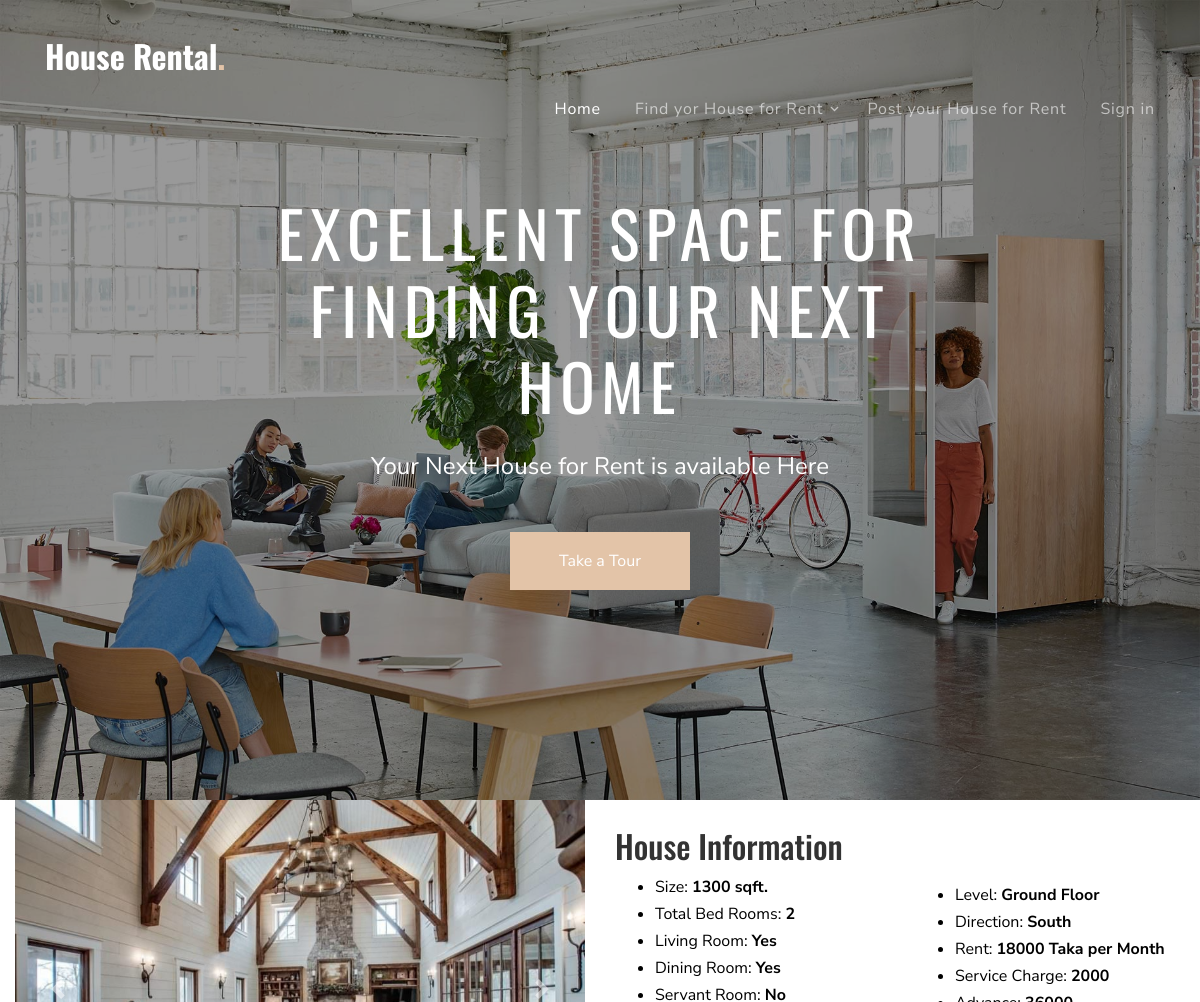
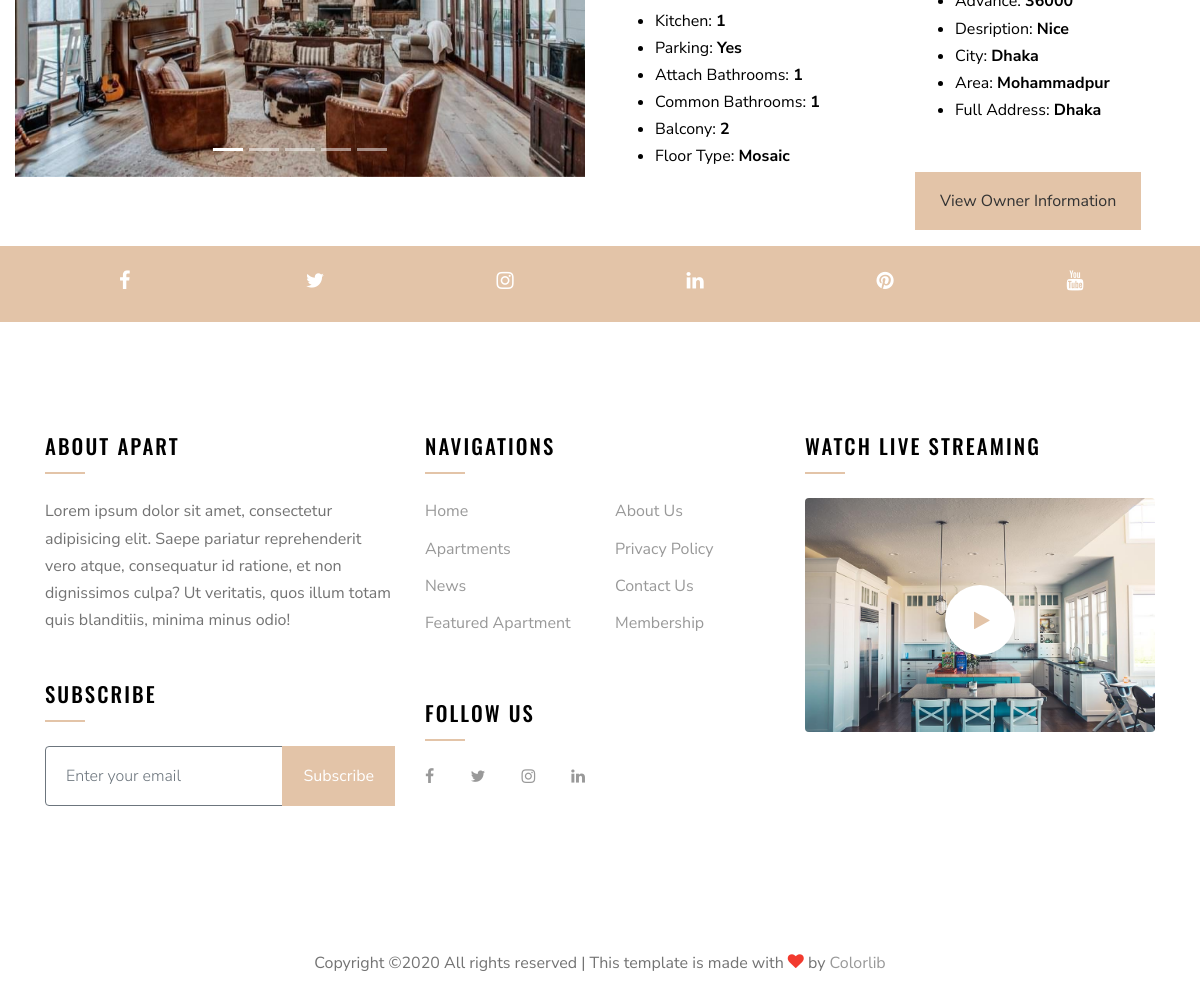
The page /house_detail.php?house_id=2 on the database its author committed (2 pictures, top to bottom).
### tables this page shows
CREATE TABLE `house_for_rent` (
  `house_id` int(255) NOT NULL,
  `owner_id` int(255) NOT NULL,
  `size` int(255) NOT NULL,
  `bedrooms` int(255) NOT NULL,
  `livingrooms` varchar(255) NOT NULL,
  `dining` varchar(255) NOT NULL,
  `servant_room` varchar(255) NOT NULL,
  `kitchen` int(255) NOT NULL,
  `parking` varchar(255) NOT NULL,
  `attach_bath` varchar(255) NOT NULL,
  `common_bath` int(255) NOT NULL,
  `balcony` int(255) NOT NULL,
  `floor_type` varchar(255) NOT NULL,
  `Level` varchar(255) NOT NULL,
  `direction` varchar(10) NOT NULL,
  `rent` int(255) NOT NULL,
  `service_charge` int(255) NOT NULL,
  `advance` int(255) NOT NULL,
  `description` varchar(10000) NOT NULL,
  `city` varchar(100) NOT NULL,
  `area` varchar(100) NOT NULL,
  `address` varchar(2555) NOT NULL,
  `renting_status` varchar(10) NOT NULL,
  `img1` varchar(255) NOT NULL,
  `img2` varchar(255) NOT NULL,
  `img3` varchar(255) NOT NULL,
  `img4` varchar(255) NOT NULL,
  `img5` varchar(255) NOT NULL
);

### house_detail.php (the view, shortened to what this page needs)
<?php
include './includes/header.php';
include './includes/db_connection.php';
if(isset($_GET['house_id'])){
    $house_id = (int)$_GET['house_id'];
    $sql = "SELECT * FROM house_for_rent INNER JOIN user ON house_for_rent.owner_id = user.user_id WHERE house_id = '$house_id' ";
    $query = mysqli_query($db, $sql);
    $result = mysqli_fetch_assoc($query);
     if($result){
        $bedrooms = $result['bedrooms'];
        $livingrooms = $result['livingrooms'];
        $dining = $result['dining'];
        $servant_room = $result['servant_room'];
        $kitchen = $result['kitchen'];
        $parking = $result['parking'];
        $attach_bath = $result['attach_bath'];
        $common_bath = $result['common_bath'];
        $balcony = $result['balcony'];
        $floor_type = $result['floor_type'];
        $level = $result['Level'];
        $direction = $result['direction'];
        $rent = $result['rent'];
        $service_charge = $result['service_charge'];
        $advance = $result['advance'];
        $description = $result['description'];
        $city = $result['city'];
        $area = $result['area'];
        $address = $result['address'];
        $size = $result['size'];
        $img1 = $result['img1'];
    }
}
?>
    <div class="site-blocks-cover overlay" style="background-image: url('images/hero_bg_2.jpg');" data-aos="fade" data-stellar-background-ratio="0.5" data-aos="fade">
      <div class="container">
        <div class="row align-items-center justify-content-center">
          <div class="col-md-8 text-center" data-aos="fade-up" data-aos-delay="400">
          <h1 class="mb-4">Excellent Space For Finding Your Next Home</h1>
            <p class="mb-5">Your Next House for Rent is available Here </p>
            <p><a href="houses.php" class="btn btn-primary px-5 py-3">Take a Tour</a></p>
          </div>
        </div>
      </div>
    </div>
    <div class="container-fluid">
        <div class= "row">
            <div class= "col col-sm-12 col-md-6 col-lg-6">
            <div id="carouselExampleIndicators" class="carousel slide" data-ride="carousel">
                        <ol class="carousel-indicators">
                            <li data-target="#carouselExampleIndicators" data-slide-to="0" class="active"></li>
                            <li data-target="#carouselExampleIndicators" data-slide-to="1"></li>
                            <li data-target="#carouselExampleIndicators" data-slide-to="2"></li>
                            <li data-target="#carouselExampleIndicators" data-slide-to="3"></li>
                            <li data-target="#carouselExampleIndicators" data-slide-to="4"></li>
                        </ol>
                        <div class="carousel-inner">
                            <div class="carousel-item active">
                            <img src="<?php echo "post_house_for_rent/".$img1;?>" class="d-block w-100" alt="...">
                            </div>
                        </div>
                        <a class="carousel-control-prev" href="#carouselExampleIndicators" role="button" data-slide="prev">
                            <span class="carousel-control-prev-icon" aria-hidden="true"></span>
                        </a>
                        <a class="carousel-control-next" href="#carouselExampleIndicators" role="button" data-slide="next">
                            <span class="carousel-control-next-icon" aria-hidden="true"></span>
                        </a>
                        </div>
            </div>
                <div class= "col col-sm-12 col-md-6 col-lg-6">
                    <div class="row">
                        <div class="col col-sm-3 col-md-6 col-lg-6">
                            <div class="text">
                            <h2>House Information</h2>
                            <ul class="property-list-details mb-5">
                            <li class="text-black">Size: <strong><?php echo $size. " sqft.";?></strong></li>
                            <li class="text-black">Total Bed Rooms: <strong><?php echo $bedrooms;?></strong></li>
                            <li class="text-black">Living Room: <strong><?php echo ucwords($livingrooms);?></strong></li>
                            <li class="text-black">Dining Room: <strong><?php echo ucwords($dining);?></strong></li>
                            <li class="text-black">Servant Room: <strong><?php echo ucwords($servant_room); ?></strong></li>
                            <li class="text-black">Kitchen: <strong><?php echo $kitchen;?></strong></li>
                            <li class="text-black">Parking: <strong><?php echo ucwords($parking);?></strong></li>
                            <li class="text-black">Attach Bathrooms: <strong><?php echo $attach_bath;?></strong></li>
                            <li class="text-black">Common Bathrooms: <strong><?php echo $common_bath; ?></strong></li>
                            <li class="text-black">Balcony: <strong><?php echo $balcony;?></strong></li>
                            <li class="text-black">Floor Type: <strong><?php echo $floor_type;?></strong></li>
                            </ul>
                            </div>
                        </div>
                        <div class="col col-sm-6 col-md-6 col-lg-6">
                            <div class="text">
                            <ul class="property-list-details mb-5">
                            <li class="text-black">Level: <strong><?php echo $level;?></strong></li>
                            <li class="text-black">Direction: <strong><?php echo $direction; ?></strong></li>
                            <li class="text-black">Rent: <strong><?php echo $rent. " Taka per Month";?></strong></li>
                            <li class="text-black">Service Charge: <strong><?php echo $service_charge;?></strong></li>
                            <li class="text-black">Advance: <strong><?php echo $advance;?></strong></li>
                            <li class="text-black">Desription: <strong><?php echo $description; ?></strong></li>
                            <li class="text-black">City: <strong><?php echo $city;?></strong></li>
                            <li class="text-black">Area: <strong><?php echo $area;?></strong></li>
                            <li class="text-black">Full Address: <strong><?php echo $address;?></strong></li>
                            </ul>
                            <p><a class="btn btn-primary px-4 py-3" id="view">View Owner Information</a></p>
                            </div>
                        </div>
                </div>
            </div>
        </div>
    </div>
    <div class="bg-primary" data-aos="fade">
      <div class="container">
        <div class="row">
          <a href="#" class="col-2 text-center py-4 social-icon d-block"><span class="icon-facebook text-white"></span></a>
          <a href="#" class="col-2 text-center py-4 social-icon d-block"><span class="icon-twitter text-white"></span></a>
          <a href="#" class="col-2 text-center py-4 social-icon d-block"><span class="icon-instagram text-white"></span></a>
          <a href="#" class="col-2 text-center py-4 social-icon d-block"><span class="icon-linkedin text-white"></span></a>
          <a href="#" class="col-2 text-center py-4 social-icon d-block"><span class="icon-pinterest text-white"></span></a>
          <a href="#" class="col-2 text-center py-4 social-icon d-block"><span class="icon-youtube text-white"></span></a>
        </div>
      </div>
    </div>
<?php
include './includes/footer.php';
?>

### includes/header.php (shortened to what this page needs)
<!DOCTYPE html>
<html lang="en">
  <head>
    <link rel="stylesheet" href="fonts/icomoon/style.css">
    <link rel="stylesheet" href="css/bootstrap.min.css">
    <link rel="stylesheet" href="css/magnific-popup.css">
    <link rel="stylesheet" href="css/jquery-ui.css">
    <link rel="stylesheet" href="css/owl.carousel.min.css">
    <link rel="stylesheet" href="css/owl.theme.default.min.css">
    <link rel="stylesheet" href="css/bootstrap-datepicker.css">
    <link rel="stylesheet" href="css/mediaelementplayer.css">
    <link rel="stylesheet" href="css/animate.css">
    <link rel="stylesheet" href="fonts/flaticon/font/flaticon.css">
    <link rel="stylesheet" href="css/fl-bigmug-line.css">
    <link rel="stylesheet" href="css/aos.css">
    <link rel="stylesheet" href="css/style.css">
  </head>
  <body>
  <div class="site-wrap">
    <div class="site-navbar mt-4">
        <div class="container py-1">
          <div class="row align-items-center">
            <div class="col-8 col-md-8 col-lg-4">
              <h1 class="mb-0"><a href="./" class="text-white h2 mb-0"><strong>House Rental<span class="text-primary">.</span></strong></a></h1>
            </div>
            <div class="col-4 col-md-6 col-lg-12">
              <nav class="site-navigation text-right text-md-right" role="navigation">
                <ul class="site-menu js-clone-nav d-none d-lg-block">
                  <li class="active">
                    <a href="./">Home</a>
                  </li>
                  <li class="has-children">
                    <a href="#">Find yor House for Rent</a>
                  </li>
                  <li><a href="./post_house_for_rent/">Post your House for Rent</a></li>
                  <?php
                  if(isset($_SESSION['user'])){
                  ?>
                  <li><a href="profile.php?user_id=<?php echo $_SESSION['user_id'];?>">My Profile</a></li>
                  <li><a href="./login_form/logout.php">Logout</a></li>
                  <?php
                  }
                  else{
                  ?>
                  <li><a href="./login_form/">Sign in</a></li>
                  <?php
                  }
                  ?>
                </ul>
              </nav>
            </div>
          </div>
        </div>
      </div>
    </div>

### includes/footer.php (shortened to what this page needs)
<footer class="site-footer">
      <div class="container">
        <div class="row">
          <div class="col-lg-4">
            <div class="mb-5">
              <h3 class="footer-heading mb-4">About Apart</h3>
              <p>Lorem ipsum dolor sit amet, consectetur adipisicing elit. Saepe pariatur reprehenderit vero atque, consequatur id ratione, et non dignissimos culpa? Ut veritatis, quos illum totam quis blanditiis, minima minus odio!</p>
            </div>
            <div class="mb-5">
              <h3 class="footer-heading mb-4">Subscribe</h3>
              <form action="#" method="post" class="site-block-subscribe">
                <div class="input-group mb-3">
                  <input type="text" class="form-control border-secondary bg-transparent" placeholder="Enter your email"
                    aria-label="Enter Email" aria-describedby="button-addon2">
                  <div class="input-group-append">
                    <button class="btn btn-primary rounded-top-right-0" type="button" id="button-addon2">Subscribe</button>
                  </div>
                </div>
              </form>
            </div>
          </div>
          <div class="col-lg-4 mb-5 mb-lg-0">
            <div class="row mb-5">
              <div class="col-md-12">
                <h3 class="footer-heading mb-4">Navigations</h3>
              </div>
              <div class="col-md-6 col-lg-6">
                <ul class="list-unstyled">
                  <li><a href="#">Home</a></li>
                  <li><a href="#">Apartments</a></li>
                  <li><a href="#">News</a></li>
                  <li><a href="#">Featured Apartment</a></li>
                </ul>
              </div>
              <div class="col-md-6 col-lg-6">
                <ul class="list-unstyled">
                  <li><a href="#">About Us</a></li>
                  <li><a href="#">Privacy Policy</a></li>
                  <li><a href="#">Contact Us</a></li>
                  <li><a href="#">Membership</a></li>
                </ul>
              </div>
            </div>
            <div class="row">
              <div class="col-md-12">
                <h3 class="footer-heading mb-4">Follow Us</h3>
                <div>
                  <a href="#" class="pl-0 pr-3"><span class="icon-facebook"></span></a>
                  <a href="#" class="pl-3 pr-3"><span class="icon-twitter"></span></a>
                  <a href="#" class="pl-3 pr-3"><span class="icon-instagram"></span></a>
                  <a href="#" class="pl-3 pr-3"><span class="icon-linkedin"></span></a>
                </div>
              </div>
            </div>
          </div>
          <div class="col-lg-4 mb-5 mb-lg-0">
            <div class="mb-5">
              <h3 class="footer-heading mb-4">Watch Live Streaming</h3>
              <div class="block-16">
                <figure>
                  <a href="https://vimeo.com/channels/staffpicks/93951774" class="play-button popup-vimeo"><span class="icon-play"></span></a>
                </figure>
              </div>
            </div>
          </div>
        </div>
        <div class="row pt-5 mt-5 text-center">
          <div class="col-md-12">
            <p>
            Copyright &copy; All rights reserved | This template is made with <i class="icon-heart text-danger" aria-hidden="true"></i> by <a href="https://colorlib.com" target="_blank" >Colorlib</a>
            </p>
          </div>
        </div>
      </div>
    </footer>
  </body>
</html>

### rows shown on the page
house_for_rent: img1 (picture), size "1300", bedrooms "2", livingrooms "Yes", dining "Yes", servant_room "No", kitchen "1", parking "Yes", attach_bath "1", common_bath "1", balcony "2", floor_type "Mosaic", Level "Ground Floor", direction "South", rent "18000", service_charge "2000", advance "36000", description "Nice", city "Dhaka", area "Mohammadpur", address "Dhaka"
